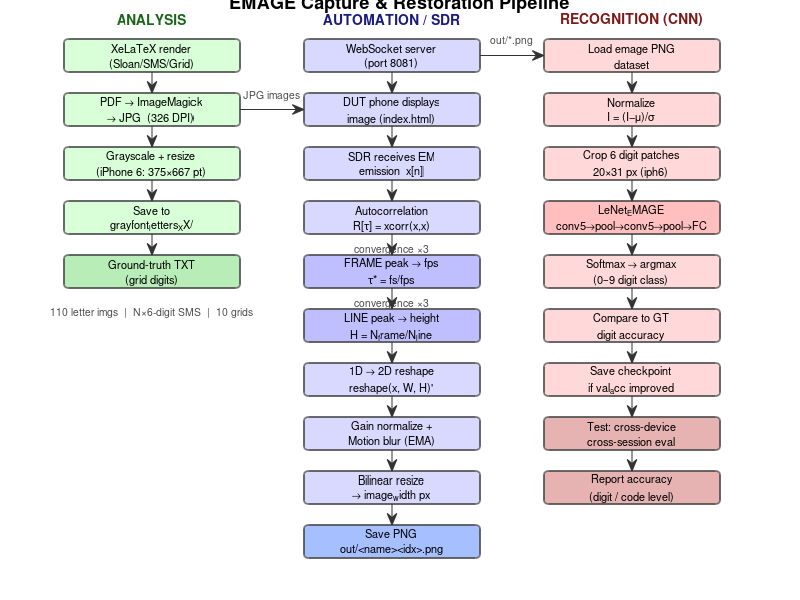

MATLAB code to generate this figure:
%% emage_flowchart.m
% Draws the complete emage capture & restoration pipeline as a MATLAB figure.
%
% Pipeline:
%   [Analysis] → [Automation/Capture] → [Recognition]
%
% Run this script to display the flowchart.

function emage_flowchart()

fig = figure('Name', 'EMAGE Capture & Restoration Pipeline', ...
             'Color', 'w', 'Position', [50 50 1100 820]);
ax = axes('Position', [0 0 1 1], 'Visible', 'off');
axis([0 1 0 1]); hold on;

%% ── Helper closures ─────────────────────────────────────────────────────────
box_  = @(x,y,w,h,clr,txt) draw_box(ax, x, y, w, h, clr, txt);
arr_  = @(x1,y1,x2,y2)     draw_arrow(ax, x1, y1, x2, y2);
note_ = @(x,y,txt)          text(x, y, txt, 'FontSize', 7.5, ...
                                  'Color', [0.3 0.3 0.3], ...
                                  'HorizontalAlignment', 'center', ...
                                  'Parent', ax);

%% ── Column X positions ───────────────────────────────────────────────────────
xA = 0.08;   % Analysis column
xB = 0.38;   % Automation / SDR column
xC = 0.68;   % Recognition column

bw = 0.22;   % box width
bh = 0.055;  % box height

%% ══════════════════════════════════════════════════════════════════════════════
%  COLUMN A  –  Analysis (image generation)
%% ══════════════════════════════════════════════════════════════════════════════
text(xA + bw/2, 0.97, 'ANALYSIS', 'FontWeight', 'bold', 'FontSize', 10, ...
     'HorizontalAlignment', 'center', 'Color', [0.1 0.4 0.1], 'Parent', ax);

yA = [0.88 0.79 0.70 0.61 0.52];

box_(xA, yA(1), bw, bh, [0.85 1.0 0.85], {'XeLaTeX render', '(Sloan/SMS/Grid)'});
box_(xA, yA(2), bw, bh, [0.85 1.0 0.85], {'PDF → ImageMagick', '→ JPG  (326 DPI)'});
box_(xA, yA(3), bw, bh, [0.85 1.0 0.85], {'Grayscale + resize', '(iPhone 6: 375×667 pt)'});
box_(xA, yA(4), bw, bh, [0.85 1.0 0.85], {'Save to', 'grayfont_letters_XX/'});
box_(xA, yA(5), bw, bh, [0.72 0.93 0.72], {'Ground-truth TXT', '(grid digits)'});

for k = 1:length(yA)-1
    arr_(xA+bw/2, yA(k),   xA+bw/2, yA(k+1)+bh);
end

note_(xA+bw/2, yA(5)-0.04, '110 letter imgs  |  N×6-digit SMS  |  10 grids');

%% ══════════════════════════════════════════════════════════════════════════════
%  COLUMN B  –  Automation / SDR capture
%% ══════════════════════════════════════════════════════════════════════════════
text(xB + bw/2, 0.97, 'AUTOMATION / SDR', 'FontWeight', 'bold', 'FontSize', 10, ...
     'HorizontalAlignment', 'center', 'Color', [0.1 0.1 0.5], 'Parent', ax);

yB = [0.88 0.79 0.70 0.61 0.52 0.43 0.34 0.25 0.16 0.07];

box_(xB, yB(1),  bw, bh, [0.85 0.85 1.0],  {'WebSocket server', '(port 8081)'});
box_(xB, yB(2),  bw, bh, [0.85 0.85 1.0],  {'DUT phone displays', 'image (index.html)'});
box_(xB, yB(3),  bw, bh, [0.85 0.85 1.0],  {'SDR receives EM', 'emission  x[n]'});
box_(xB, yB(4),  bw, bh, [0.85 0.85 1.0],  {'Autocorrelation', 'R[τ] = xcorr(x,x)'});
box_(xB, yB(5),  bw, bh, [0.75 0.75 1.0],  {'FRAME peak → fps', 'τ* = fs/fps'});
box_(xB, yB(6),  bw, bh, [0.75 0.75 1.0],  {'LINE peak → height', 'H = N_frame/N_line'});
box_(xB, yB(7),  bw, bh, [0.85 0.85 1.0],  {'1D → 2D reshape', 'reshape(x, W, H)'''});
box_(xB, yB(8),  bw, bh, [0.85 0.85 1.0],  {'Gain normalize +', 'Motion blur (EMA)'});
box_(xB, yB(9),  bw, bh, [0.85 0.85 1.0],  {'Bilinear resize', '→ image_width px'});
box_(xB, yB(10), bw, bh, [0.65 0.75 1.0],  {'Save PNG', 'out/<name><idx>.png'});

for k = 1:length(yB)-1
    arr_(xB+bw/2, yB(k), xB+bw/2, yB(k+1)+bh);
end

note_(xB+bw/2, yB(5)+bh+0.01, 'convergence ×3');
note_(xB+bw/2, yB(6)+bh+0.01, 'convergence ×3');

%% ── Horizontal arrow: Analysis → Automation ─────────────────────────────────
arr_(xA+bw, yB(2)+bh/2, xB, yB(2)+bh/2);
note_((xA+bw+xB)/2, yB(2)+bh/2+0.025, 'JPG images');

%% ══════════════════════════════════════════════════════════════════════════════
%  COLUMN C  –  Recognition (CNN)
%% ══════════════════════════════════════════════════════════════════════════════
text(xC + bw/2, 0.97, 'RECOGNITION (CNN)', 'FontWeight', 'bold', 'FontSize', 10, ...
     'HorizontalAlignment', 'center', 'Color', [0.5 0.1 0.1], 'Parent', ax);

yC = [0.88 0.79 0.70 0.61 0.52 0.43 0.34 0.25 0.16];

box_(xC, yC(1), bw, bh, [1.0 0.85 0.85], {'Load emage PNG', 'dataset'});
box_(xC, yC(2), bw, bh, [1.0 0.85 0.85], {'Normalize', 'I = (I−μ)/σ'});
box_(xC, yC(3), bw, bh, [1.0 0.85 0.85], {'Crop 6 digit patches', '20×31 px (iph6)'});
box_(xC, yC(4), bw, bh, [1.0 0.75 0.75], {'LeNet_EMAGE', 'conv5→pool→conv5→pool→FC'});
box_(xC, yC(5), bw, bh, [1.0 0.85 0.85], {'Softmax → argmax', '(0–9 digit class)'});
box_(xC, yC(6), bw, bh, [1.0 0.85 0.85], {'Compare to GT', 'digit accuracy'});
box_(xC, yC(7), bw, bh, [1.0 0.85 0.85], {'Save checkpoint', 'if val_acc improved'});
box_(xC, yC(8), bw, bh, [0.9  0.7  0.7],  {'Test: cross-device', 'cross-session eval'});
box_(xC, yC(9), bw, bh, [0.9  0.7  0.7],  {'Report accuracy', '(digit / code level)'});

for k = 1:length(yC)-1
    arr_(xC+bw/2, yC(k), xC+bw/2, yC(k+1)+bh);
end

%% ── Horizontal arrow: Automation → Recognition ───────────────────────────────
arr_(xB+bw, yC(1)+bh/2, xC, yC(1)+bh/2);
note_((xB+bw+xC)/2, yC(1)+bh/2+0.025, 'out/*.png');

%% ── Title ────────────────────────────────────────────────────────────────────
text(0.5, 0.995, 'EMAGE Capture & Restoration Pipeline', ...
     'FontSize', 13, 'FontWeight', 'bold', ...
     'HorizontalAlignment', 'center', 'Parent', ax);

hold off;

end  % emage_flowchart


%% ── Local drawing helpers ────────────────────────────────────────────────────

function draw_box(ax, x, y, w, h, clr, lines)
% Draw a filled rounded rectangle with centred multi-line text.
rectangle('Position', [x y w h], ...
          'Curvature', 0.2, ...
          'FaceColor', clr, ...
          'EdgeColor', [0.3 0.3 0.3], ...
          'LineWidth', 1.2, ...
          'Parent', ax);
if ischar(lines), lines = {lines}; end
txt = strjoin(lines, newline);
text(x+w/2, y+h/2, txt, ...
     'HorizontalAlignment', 'center', ...
     'VerticalAlignment',   'middle', ...
     'FontSize', 8, ...
     'Parent', ax);
end


function draw_arrow(ax, x1, y1, x2, y2)
% Draw a downward (or rightward) arrow between two points.
annotation('arrow', ...
    [x1, x2], ...
    [y1, y2], ...
    'HeadLength', 6, ...
    'HeadWidth',  5, ...
    'Color', [0.2 0.2 0.2]);
end
